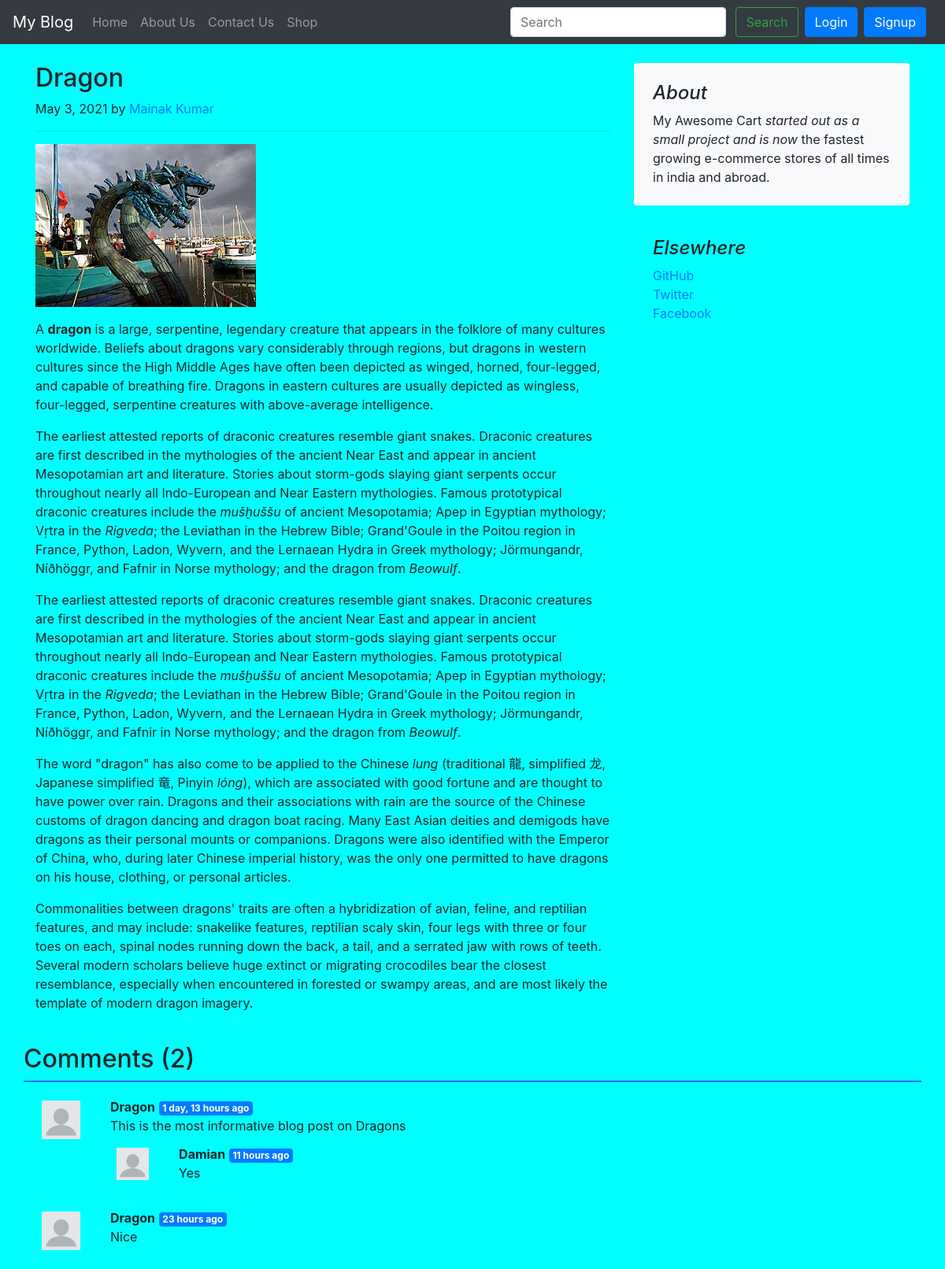
Page /blog/dragon on the committed database.
### blog/models.py (models this page shows, shortened)
class Blogpost(models.Model):
    post_id = models.AutoField(primary_key=True)
    title = models.CharField(max_length=500)
    content = models.TextField(default='')
    author = models.CharField(max_length=50, default='')
    slug = models.CharField(max_length=130, default='')
    pub_date = models.DateField(blank=True)
    thumbnail = models.ImageField(upload_to='blog/images', default='')

class BlogComment(models.Model):
    sl_no = models.AutoField(primary_key=True)
    comment = models.TextField()
    user = models.ForeignKey(BlogUser, on_delete=models.CASCADE)
    post = models.ForeignKey(Blogpost, on_delete=models.CASCADE)
    parent = models.ForeignKey('self', on_delete=models.CASCADE, null=True)
    timestamp = models.DateTimeField(default=now)

class BlogUser(models.Model):
    user_id = models.AutoField(primary_key=True)
    username = models.CharField(max_length=100, unique=True)
    email = models.CharField(max_length=250)
    password = models.CharField(max_length=500)
    first_name = models.CharField(max_length=50)
    last_name = models.CharField(max_length=50)

### blog/views.py (the view)
# urls.py: path('<str:slug>', views.blogpost, name="blogHome"),
def blogpost(request, slug):
    return get_blogpost_page(request, slug)

### blog/functions/blogpage_functions.py (called while the page is built)
def get_blogpost_page(request, slug):
    post = Blogpost.objects.filter(slug=slug).first()
    comments = BlogComment.objects.filter(post=post, parent=None)
    replies = BlogComment.objects.filter(post=post).exclude(parent=None)
    reply_dict = {}
    for reply in replies:
        if reply.parent.sl_no not in reply_dict:
            reply_dict[reply.parent.sl_no] = [reply]
        else:
            reply_dict[reply.parent.sl_no].append(reply)
    params = {'post': post, 'comments': comments, 'reply_dict': reply_dict}
    return render(request, 'blogpost.html', params)

### blog/templatetags/extras.py (called while the page is built)
@register.filter(name='get_val')
def get_val(dict, key):
    return dict.get(key)

### blog/templates/blogpost.html (shortened to what this page needs)
{% extends 'basic.html' %}
{% load humanize %}
{% load extras %}
{% block body %}
<div class="container">
	<div class="row mt-4">
		<div class="col-md-8 blog-main">
			<div class="blog-post">
				<h2 class="blog-post-title">{{post.title}}</h2>
				<p class="blog-post-meta">{{post.pub_date}} by <a href="/about">{{post.author}}</a></p>
				<hr>
				<img src="/media/{{post.thumbnail}}" placeholder="{{post.title}}" alt="">
				<span class="blog-content"><p>{{post.content|safe}}</p></span>
				<br>
			</div>
		</div>
		<aside class="col-md-4 blog-sidebar">
			<div class="p-4 mb-3 bg-light rounded">
				<h4 class="font-italic">About</h4>
				<p class="mb-0">My Awesome Cart <em>started out as a small project and is now</em> the fastest growing e-commerce stores of all times in india and abroad.</p>
			</div>
			<div class="p-4">
				<h4 class="font-italic">Elsewhere</h4>
				<ol class="list-unstyled">
					<li><a href="#">GitHub</a></li>
					<li><a href="#">Twitter</a></li>
					<li><a href="#">Facebook</a></li>
				</ol>
			</div>
		</aside>
	</div>
</div>
<div class="container">
	<div class="row mb-3" style="border-bottom: 1px solid blue;"> <h2>Comments ({{comments.count}})</h2> </div>
	{% for comment in comments %}
		<div class="row my-3">
			<div class="col-md-1">
				<img src="/media/blog/images/blank-profile-picture-973460_640.png" class="rounded mx-auto d-block w-100 p-2" alt="User">
			</div>
			<div class="col-md-11 mt-1">
				<b>{{comment.user.username}}</b> <span class="badge badge-primary">{{comment.timestamp | naturaltime}}</span>
				<div> {{comment.comment}} </div>
				<div class="replies my-2">
					{% for reply in reply_dict|get_val:comment.sl_no %}
						<div class="row my-2">
							<div class="col-md-1">
								<img src="/media/blog/images/blank-profile-picture-973460_640.png" class="rounded mx-auto d-block w-100 p-2" alt="User">
							</div>
							<div class="col-md-11 mt-1">
								<b>{{reply.user.username}}</b> <span class="badge badge-primary">{{reply.timestamp | naturaltime}}</span>
								<div> {{reply.comment}} </div>
							</div>
						</div>
					{% endfor %}
				</div>
			</div>
		</div>
	{% endfor %}
</div>
{% endblock %}

### rows in the picture
Blogpost: title "Dragon", pub_date "May 3, 2021", author "Mainak Kumar", thumbnail (picture), content "A dragon is a large, serpentine , legendary creature that appears in the folklore of many cultures worldwide. Beliefs about dragons vary considerably through regions, but dragons in western cultures since the High Middle Ages have often been depicted as winged, horned, four-legged , and capable of breathing fire . Dragons in eastern cultures are usually depicted as wingless, four-legged, serpentine creatures with above-average intelligence. The earliest attested reports of draconic creatures resemble giant snakes. Draconic creatures are first described in the mythologies of the ancient Near East and appear in ancient Mesopotamian art and literature. Stories about storm-gods slaying giant…"
BlogComment: user.username "Dragon", timestamp "1 day, 13 hours ago", comment "This is the most informative blog post on Dragons"
BlogComment: user.username "Damian", timestamp "11 hours ago", comment "Yes"
BlogComment: user.username "Dragon", timestamp "23 hours ago", comment "Nice"

### other values in the picture
{{ comments.count }} "2"
